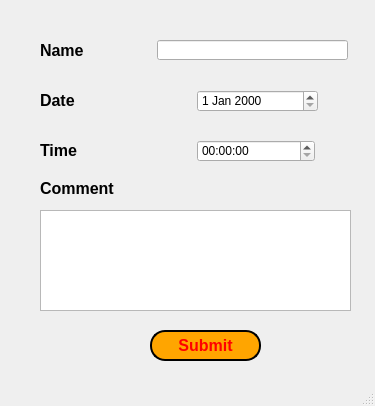
<?xml version="1.0" encoding="UTF-8"?>
<ui version="4.0">
 <class>MainWindow</class>
 <widget class="QMainWindow" name="MainWindow">
  <property name="geometry">
   <rect>
    <x>0</x>
    <y>0</y>
    <width>375</width>
    <height>406</height>
   </rect>
  </property>
  <property name="windowTitle">
   <string>Worm Label Tool</string>
  </property>
  <property name="styleSheet">
   <string notr="true">QPushButton {
           color: red;
           background-color: orange;
           border-style: outset;
           border-width: 2px;
           border-radius: 15px;
           border-color: black;
           padding: 4px; 
         
        }

QPushButton:hover
{
        background-color: yellow;
}
</string>
  </property>
  <widget class="QWidget" name="centralwidget">
   <widget class="QLabel" name="nameLabel">
    <property name="geometry">
     <rect>
      <x>40</x>
      <y>40</y>
      <width>81</width>
      <height>21</height>
     </rect>
    </property>
    <property name="font">
     <font>
      <pointsize>12</pointsize>
      <weight>75</weight>
      <bold>true</bold>
     </font>
    </property>
    <property name="text">
     <string>Name</string>
    </property>
    <property name="alignment">
     <set>Qt::AlignLeading|Qt::AlignLeft|Qt::AlignVCenter</set>
    </property>
   </widget>
   <widget class="QLabel" name="dateLabel">
    <property name="geometry">
     <rect>
      <x>40</x>
      <y>90</y>
      <width>81</width>
      <height>21</height>
     </rect>
    </property>
    <property name="font">
     <font>
      <pointsize>12</pointsize>
      <weight>75</weight>
      <bold>true</bold>
     </font>
    </property>
    <property name="text">
     <string>Date</string>
    </property>
    <property name="alignment">
     <set>Qt::AlignLeading|Qt::AlignLeft|Qt::AlignVCenter</set>
    </property>
   </widget>
   <widget class="QTimeEdit" name="timeEdit">
    <property name="geometry">
     <rect>
      <x>197</x>
      <y>140</y>
      <width>118</width>
      <height>22</height>
     </rect>
    </property>
   </widget>
   <widget class="QDateEdit" name="dateEdit">
    <property name="geometry">
     <rect>
      <x>197</x>
      <y>90</y>
      <width>121</width>
      <height>22</height>
     </rect>
    </property>
   </widget>
   <widget class="QLabel" name="timeLabel">
    <property name="geometry">
     <rect>
      <x>40</x>
      <y>140</y>
      <width>81</width>
      <height>21</height>
     </rect>
    </property>
    <property name="font">
     <font>
      <pointsize>12</pointsize>
      <weight>75</weight>
      <bold>true</bold>
     </font>
    </property>
    <property name="text">
     <string>Time</string>
    </property>
    <property name="alignment">
     <set>Qt::AlignLeading|Qt::AlignLeft|Qt::AlignVCenter</set>
    </property>
   </widget>
   <widget class="QLineEdit" name="lineEdit">
    <property name="geometry">
     <rect>
      <x>157</x>
      <y>40</y>
      <width>191</width>
      <height>20</height>
     </rect>
    </property>
   </widget>
   <widget class="QTextEdit" name="textEdit">
    <property name="geometry">
     <rect>
      <x>40</x>
      <y>210</y>
      <width>311</width>
      <height>101</height>
     </rect>
    </property>
   </widget>
   <widget class="QLabel" name="commentLabel">
    <property name="geometry">
     <rect>
      <x>40</x>
      <y>180</y>
      <width>111</width>
      <height>16</height>
     </rect>
    </property>
    <property name="font">
     <font>
      <pointsize>12</pointsize>
      <weight>75</weight>
      <bold>true</bold>
     </font>
    </property>
    <property name="text">
     <string>Comment</string>
    </property>
    <property name="alignment">
     <set>Qt::AlignLeading|Qt::AlignLeft|Qt::AlignVCenter</set>
    </property>
   </widget>
   <widget class="QPushButton" name="pushButton">
    <property name="geometry">
     <rect>
      <x>150</x>
      <y>330</y>
      <width>111</width>
      <height>31</height>
     </rect>
    </property>
    <property name="font">
     <font>
      <pointsize>12</pointsize>
      <weight>75</weight>
      <bold>true</bold>
     </font>
    </property>
    <property name="text">
     <string>Submit</string>
    </property>
   </widget>
  </widget>
  <widget class="QStatusBar" name="statusbar"/>
 </widget>
 <resources/>
 <connections/>
</ui>
